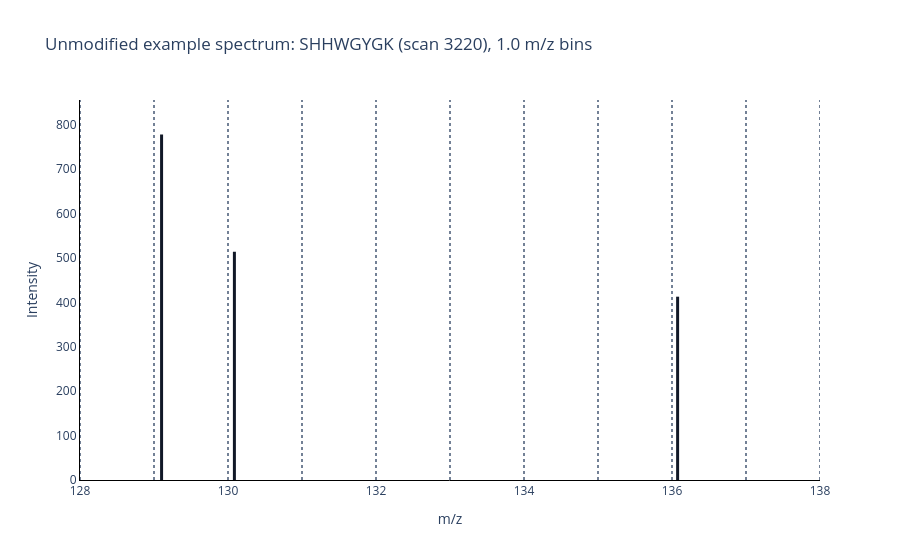

Source (notebook cell):
### Markdown cell above
## 2.3 Spectrum Binning 
### (Step 1 in ANN-SOLO)

To make clustering possible, every spectrum must be represented as a list of the **same length**, where each position means the same thing across all spectra. In the 2D example, every spectrum had a value for Dimension 1 and Dimension 2. We cannot have some spectra with values for Dimension 1 and Dimension 2, and other spectra with values for Dimension 3 and Dimension 4.

This is the first encoding step in the ANN-SoLo-style pipeline: turn each raw spectrum into a vector whose positions correspond to fixed m/z regions.

Throughout this section, we will reuse two spectra from earlier in the notebook:

- an **unmodified example spectrum**: scan 3220, peptide `SHHWGYGK`
- a **modified example spectrum**: scan 2940, peptide `[Acetyl]-SHHWGYGK`

A very intuitive way to do this is to let each position correspond to a bin that is one m/z wide. We'll do this by dividing the m/z axis into fixed-width bins and recording each bin's intensity. Using three real peaks from the unmodified example spectrum as an example:

* Peak at 129.1025 m/z with intensity 778.24 -> Bin 129 (129-130)
* Peak at 130.0865 m/z with intensity 514.21 -> Bin 130 (130-131)
* Peak at 136.0760 m/z with intensity 412.96 -> Bin 136 (136-137)

This gives us a vector, or a list of numbers, like $[..., 778.24, 514.21, 0, 0, 0, 0, 412.96, ...]$, where each slot corresponds to a 1 m/z bin and zeros mark bins where no peak was observed.

**The spectra that we're dealing with only go up to 2000 m/z, so we can represent every spectrum as a fixed vector of length 2000, where each position corresponds to a specific m/z bin, and 0 at a slot = no intensity at any m/z values that fall into that bin.**

**Why keep the zeros?** It might seem wasteful. Why not just list the intensities we actually observed? The problem: a bare list like $[778.24, 514.21, 412.96]$ loses all m/z information. We'd have no idea *which m/z* those intensities came from, or that there was a gap between 130 and 136 m/z. The zeros are placeholders that tie each value to a specific m/z range. Also, since every spectrum is represented as a vector of the same length, we can meaningfully compare them, as we mentioned above.

Before moving on, let's make that three-peak example concrete with the real spectrum itself.

The plot below zooms into the 128 to 138 m/z window of the unmodified example spectrum and overlays the 1.0 m/z bin boundaries. This makes it easy to see how the peaks near 129, 130, and 136 m/z are converted into vector positions.

We simply zoomed in; otherwise, the bins would be too dense to see clearly.

### Code cell
# @title Real spectrum example: scan 3220 in the 128 to 138 m/z region

unmodified_example_scan = matched_scan
unmodified_example_peptide = matched_peptide
unmodified_example_spectrum = matched_spectrum

modified_example_scan = modified_scan
modified_example_peptide = modified_peptide
modified_example_spectrum = modified_spectrum

# Let's build a function that will take in a spectrum, a zoom region, and a bin width, and will plot the spectrum zoomed in on that region with vertical lines indicating the bin edges.

def plot_spectrum_zoom_with_bins(
    spectrum,
    zoom_start=128.0,
    zoom_end=138.0,
    bin_width=1.0,
    title='Real spectrum zoom: scan 3220 with 1.0 m/z bin boundaries',
):
    spectrum_mz = np.asarray(spectrum.mz)
    spectrum_int = np.asarray(spectrum.intensity)
    zoom_mask = (spectrum_mz >= zoom_start) & (spectrum_mz <= zoom_end)
    zoom_mz = spectrum_mz[zoom_mask]
    zoom_int = spectrum_int[zoom_mask]
    zoom_y_max = float(zoom_int.max()) * 1.1 if len(zoom_int) else 1.0

    figure = go.Figure()

    first_edge = np.floor(zoom_start / bin_width) * bin_width
    bin_edges = np.arange(first_edge, zoom_end + bin_width, bin_width)

    # First, lets draw vertical lines for the bin edges, to show how the spectrum would be binned with 1.0 m/z bins. Then we'll draw the actual spectrum on top of it.
    for edge in bin_edges:
        figure.add_trace(
            go.Scatter(
                x=[float(edge), float(edge)],
                y=[0, zoom_y_max],
                mode='lines',
                line=dict(color='rgba(100, 116, 139, 0.9)', width=2, dash='dot'),
                hoverinfo='skip',
                showlegend=False,
            )
        )

    # Then, we'll draw the actual spectrum on top of it, with vertical lines for each peak. 
    # The hovertemplate is set to show the m/z and intensity of each peak when you hover over it.
    for mz_value, intensity_value in zip(zoom_mz, zoom_int):
        figure.add_trace(
            go.Scatter(
                x=[float(mz_value), float(mz_value), None],
                y=[0, float(intensity_value), None],
                mode='lines',
                line=dict(color='#111827', width=3),
                hovertemplate=(
                    f'm/z: {float(mz_value):.4f}<br>'
                    f'Intensity: {float(intensity_value):.2f}<extra></extra>'
                ),
                showlegend=False,
            )
        )

    # Axis labels are important! We also set the x and y axis ranges to zoom in on the region of interest, 
    # and make sure the axes have lines but no grid for better visibility of the spectrum.
    figure.update_xaxes(
        title_text='m/z',
        range=[zoom_start, zoom_end],
        showline=True,
        linecolor='black',
        showgrid=False,
        zeroline=False,
    )
    figure.update_yaxes(
        title_text='Intensity',
        range=[0, zoom_y_max],
        showline=True,
        linecolor='black',
        showgrid=False,
        zeroline=False,
    )

    figure.update_layout(
        title=title,
        plot_bgcolor='white',
    )
    display(figure)

plot_spectrum_zoom_with_bins(
    unmodified_example_spectrum,
    zoom_start=128.0,
    zoom_end=138.0,
    bin_width=1.0,
    title=f'Unmodified example spectrum: {unmodified_example_peptide} (scan {unmodified_example_scan}), 1.0 m/z bins',
)

### Figure 1 — Plotly figure (JSON) as saved in the notebook; plotly's stock layout.template omitted (floating-point values rounded to 4 significant figures)
{"data": [{"hoverinfo": "skip", "line": {"color": "rgba(100, 116, 139, 0.9)", "dash": "dot", "width": 2}, "mode": "lines", "showlegend": false, "type": "scatter", "x": [128, 128], "y": [0, 856.1]}, {"hoverinfo": "skip", "line": {"color": "rgba(100, 116, 139, 0.9)", "dash": "dot", "width": 2}, "mode": "lines", "showlegend": false, "type": "scatter", "x": [129, 129], "y": [0, 856.1]}, {"hoverinfo": "skip", "line": {"color": "rgba(100, 116, 139, 0.9)", "dash": "dot", "width": 2}, "mode": "lines", "showlegend": false, "type": "scatter", "x": [130, 130], "y": [0, 856.1]}, {"hoverinfo": "skip", "line": {"color": "rgba(100, 116, 139, 0.9)", "dash": "dot", "width": 2}, "mode": "lines", "showlegend": false, "type": "scatter", "x": [131, 131], "y": [0, 856.1]}, {"hoverinfo": "skip", "line": {"color": "rgba(100, 116, 139, 0.9)", "dash": "dot", "width": 2}, "mode": "lines", "showlegend": false, "type": "scatter", "x": [132, 132], "y": [0, 856.1]}, {"hoverinfo": "skip", "line": {"color": "rgba(100, 116, 139, 0.9)", "dash": "dot", "width": 2}, "mode": "lines", "showlegend": false, "type": "scatter", "x": [133, 133], "y": [0, 856.1]}, {"hoverinfo": "skip", "line": {"color": "rgba(100, 116, 139, 0.9)", "dash": "dot", "width": 2}, "mode": "lines", "showlegend": false, "type": "scatter", "x": [134, 134], "y": [0, 856.1]}, {"hoverinfo": "skip", "line": {"color": "rgba(100, 116, 139, 0.9)", "dash": "dot", "width": 2}, "mode": "lines", "showlegend": false, "type": "scatter", "x": [135, 135], "y": [0, 856.1]}, {"hoverinfo": "skip", "line": {"color": "rgba(100, 116, 139, 0.9)", "dash": "dot", "width": 2}, "mode": "lines", "showlegend": false, "type": "scatter", "x": [136, 136], "y": [0, 856.1]}, {"hoverinfo": "skip", "line": {"color": "rgba(100, 116, 139, 0.9)", "dash": "dot", "width": 2}, "mode": "lines", "showlegend": false, "type": "scatter", "x": [137, 137], "y": [0, 856.1]}, {"hoverinfo": "skip", "line": {"color": "rgba(100, 116, 139, 0.9)", "dash": "dot", "width": 2}, "mode": "lines", "showlegend": false, "type": "scatter", "x": [138, 138], "y": [0, 856.1]}, {"hovertemplate": "m/z: 129.1025<br>Intensity: 778.24<extra></extra>", "line": {"color": "#111827", "width": 3}, "mode": "lines", "showlegend": false, "type": "scatter", "x": [129.1, 129.1, null], "y": [0, 778.2, null]}, {"hovertemplate": "m/z: 130.0865<br>Intensity: 514.21<extra></extra>", "line": {"color": "#111827", "width": 3}, "mode": "lines", "showlegend": false, "type": "scatter", "x": [130.1, 130.1, null], "y": [0, 514.2, null]}, {"hovertemplate": "m/z: 136.0760<br>Intensity: 412.96<extra></extra>", "line": {"color": "#111827", "width": 3}, "mode": "lines", "showlegend": false, "type": "scatter", "x": [136.1, 136.1, null], "y": [0, 413.0, null]}], "layout": {"plot_bgcolor": "white", "title": {"text": "Unmodified example spectrum: SHHWGYGK (scan 3220), 1.0 m/z bins"}, "xaxis": {"linecolor": "black", "range": [128, 138], "showgrid": false, "showline": true, "title": {"text": "m/z"}, "zeroline": false}, "yaxis": {"linecolor": "black", "range": [0, 856.1], "showgrid": false, "showline": true, "title": {"text": "Intensity"}, "zeroline": false}}}
